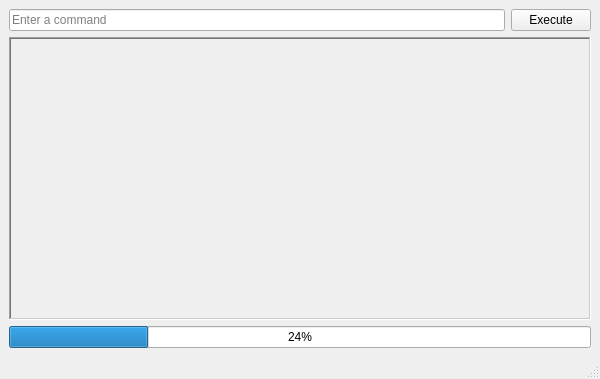
<?xml version="1.0" encoding="UTF-8"?>
<ui version="4.0">
 <class>MainWindow</class>
 <widget class="QMainWindow" name="MainWindow">
  <property name="geometry">
   <rect>
    <x>0</x>
    <y>0</y>
    <width>600</width>
    <height>379</height>
   </rect>
  </property>
  <property name="maximumSize">
   <size>
    <width>1024</width>
    <height>800</height>
   </size>
  </property>
  <property name="windowTitle">
   <string>MainWindow</string>
  </property>
  <widget class="QWidget" name="centralwidget">
   <layout class="QGridLayout" name="gridLayout_2">
    <item row="0" column="0">
     <layout class="QGridLayout" name="gridLayout">
      <item row="1" column="1">
       <widget class="QPushButton" name="execute_pushButton">
        <property name="text">
         <string>Execute</string>
        </property>
       </widget>
      </item>
      <item row="1" column="0">
       <widget class="QLineEdit" name="cmd_lineEdit">
        <property name="placeholderText">
         <string>Enter a command</string>
        </property>
       </widget>
      </item>
      <item row="2" column="0" colspan="2">
       <widget class="QLabel" name="result_label">
        <property name="maximumSize">
         <size>
          <width>1200</width>
          <height>16777215</height>
         </size>
        </property>
        <property name="frameShape">
         <enum>QFrame::WinPanel</enum>
        </property>
        <property name="frameShadow">
         <enum>QFrame::Sunken</enum>
        </property>
        <property name="text">
         <string/>
        </property>
       </widget>
      </item>
      <item row="3" column="0" colspan="2">
       <widget class="QProgressBar" name="progressBar">
        <property name="value">
         <number>24</number>
        </property>
       </widget>
      </item>
     </layout>
    </item>
   </layout>
  </widget>
  <widget class="QMenuBar" name="menubar">
   <property name="geometry">
    <rect>
     <x>0</x>
     <y>0</y>
     <width>600</width>
     <height>22</height>
    </rect>
   </property>
  </widget>
  <widget class="QStatusBar" name="statusbar"/>
 </widget>
 <resources/>
 <connections>
  <connection>
   <sender>cmd_lineEdit</sender>
   <signal>editingFinished()</signal>
   <receiver>execute_pushButton</receiver>
   <slot>animateClick()</slot>
   <hints>
    <hint type="sourcelabel">
     <x>179</x>
     <y>63</y>
    </hint>
    <hint type="destinationlabel">
     <x>395</x>
     <y>62</y>
    </hint>
   </hints>
  </connection>
 </connections>
</ui>
